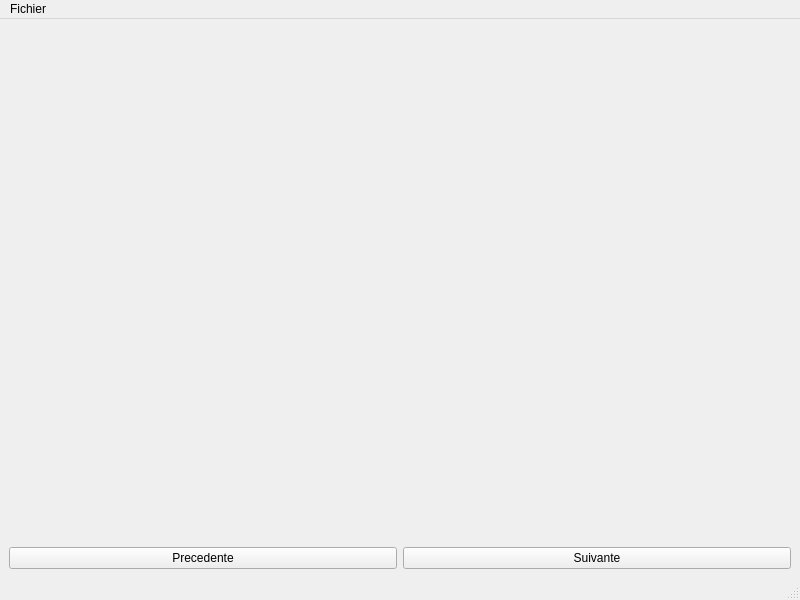
<?xml version="1.0" encoding="UTF-8"?>
<ui version="4.0">
 <class>MainWindow</class>
 <widget class="QMainWindow" name="MainWindow">
  <property name="geometry">
   <rect>
    <x>0</x>
    <y>0</y>
    <width>800</width>
    <height>600</height>
   </rect>
  </property>
  <property name="windowTitle">
   <string>MainWindow</string>
  </property>
  <widget class="QWidget" name="centralwidget">
   <layout class="QGridLayout" name="gridLayout">
    <item row="0" column="0">
     <layout class="QVBoxLayout" name="verticalLayout">
      <item>
       <widget class="QLabel" name="label_image">
        <property name="text">
         <string/>
        </property>
       </widget>
      </item>
      <item>
       <layout class="QHBoxLayout" name="horizontalLayout">
        <item>
         <widget class="QPushButton" name="pushButton_precedente">
          <property name="text">
           <string>Precedente</string>
          </property>
         </widget>
        </item>
        <item>
         <widget class="QPushButton" name="pushButton_suivante">
          <property name="text">
           <string>Suivante</string>
          </property>
         </widget>
        </item>
       </layout>
      </item>
     </layout>
    </item>
   </layout>
  </widget>
  <widget class="QMenuBar" name="menubar">
   <property name="geometry">
    <rect>
     <x>0</x>
     <y>0</y>
     <width>800</width>
     <height>26</height>
    </rect>
   </property>
   <widget class="QMenu" name="menuFichier">
    <property name="title">
     <string>Fichier</string>
    </property>
    <addaction name="actionOuvrir"/>
   </widget>
   <addaction name="menuFichier"/>
  </widget>
  <widget class="QStatusBar" name="statusbar"/>
  <action name="actionOuvrir">
   <property name="text">
    <string>Ouvrir</string>
   </property>
  </action>
 </widget>
 <resources/>
 <connections/>
</ui>
